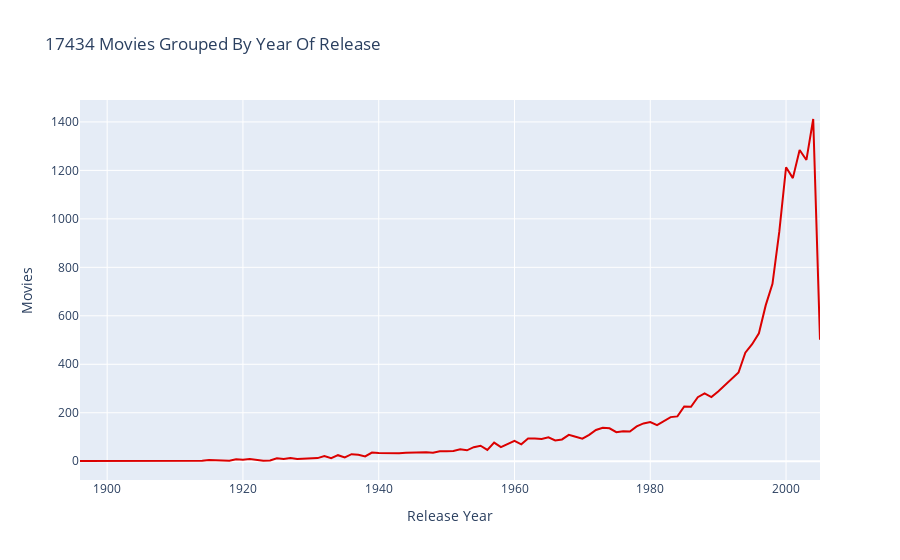

The cell this chart's notebook holds for it:
### Markdown cell above
Movies Release

### Code cell
# Get data
data = movie_titles['Year'].value_counts().sort_index()

# Create trace
trace = go.Scatter(x = data.index,
                   y = data.values,
                   marker = dict(color = '#db0000'))
# Create layout
layout = dict(title = '{} Movies Grouped By Year Of Release'.format(movie_titles.shape[0]),
              xaxis = dict(title = 'Release Year'),
              yaxis = dict(title = 'Movies'))

# Create plot
fig = go.Figure(data=[trace], layout=layout)
fig.show()
fig.write_html("plot.html")

### Figure 1 — Plotly figure (JSON) as saved in the notebook; plotly's stock layout.template omitted (floating-point values rounded to 4 significant figures)
{"data": [{"marker": {"color": "#db0000"}, "x": [1896, 1909, 1914, 1915, 1916, 1917, 1918, 1919, 1920, 1921, 1922, 1923, 1924, 1925, 1926, 1927, 1928, 1929, 1930, 1931, 1932, 1933, 1934, 1935, 1936, 1937, 1938, 1939, 1940, 1941, 1942, 1943, 1944, 1945, 1946, 1947, 1948, 1949, 1950, 1951, 1952, 1953, 1954, 1955, 1956, 1957, 1958, 1959, 1960, 1961, 1962, 1963, 1964, 1965, 1966, 1967, 1968, 1969, 1970, 1971, 1972, 1973, 1974, 1975, 1976, 1977, 1978, 1979, 1980, 1981, 1982, 1983, 1984, 1985, 1986, 1987, 1988, 1989, 1990, 1991, 1992, 1993, 1994, 1995, 1996, 1997, 1998, 1999, 2000, 2001, 2002, 2003, 2004, 2005], "y": [1, 1, 2, 5, 3, 3, 2, 8, 6, 9, 6, 2, 3, 12, 9, 13, 9, 10, 13, 13, 21, 13, 25, 16, 29, 27, 20, 36, 34, 33, 33, 33, 35, 36, 39, 37, 35, 41, 41, 42, 49, 45, 58, 64, 47, 77, 58, 71, 84, 70, 94, 94, 92, 99, 86, 90, 109, 101, 93, 109, 129, 138, 136, 120, 124, 123, 144, 156, 162, 149, 165, 182, 185, 226, 225, 264, 280, 265, 288, 313, 340, 366, 448, 483, 528, 643, 732, 946, 1213, 1168, 1284, 1243, 1412, 501], "type": "scatter"}], "layout": {"title": {"text": "17434 Movies Grouped By Year Of Release"}, "xaxis": {"title": {"text": "Release Year"}}, "yaxis": {"title": {"text": "Movies"}}}}
